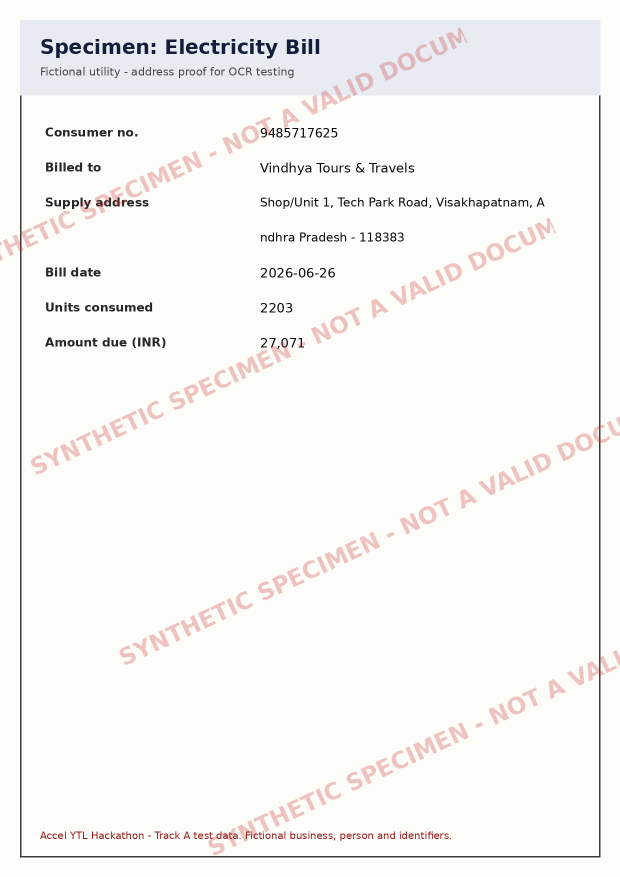
#> input picture backend/data/kyc_documents/K01_address_proof.png, 1240 x 1754 px (shown at 1/2 size)
$ python -i ocr.py   (imports and definitions only)   (older library calls are emulated)
#> lines starting #> are read from the running program, lines starting #| are printed output that depends on the picture; after the words box and inside, x2 and y2 are one past the last pixel; in counts of white or black regions, pixels touching at a corner belong together
"""Document image pipeline: quality check, deskew, OCR.

Everything runs on our own server with OpenCV + Tesseract, so KYC images
never leave the backend (a deliberate DPDP choice: data minimisation).
"""
from __future__ import annotations

import os
import shutil
from dataclasses import dataclass

import cv2
import numpy as np
import pytesseract

# Tesseract uses OpenMP threads by default. On small cloud instances with a
# fraction of a CPU these threads fight each other and OCR becomes ~50x slower,
# so we pin it to one thread (inherited by the tesseract subprocess).
# [1 line not run here, left out]

# Find the Tesseract binary: TESSERACT_CMD env var, then PATH, then the
# default Windows install folder (so local runs work even if PATH is stale).
_TESS = os.getenv("TESSERACT_CMD") or shutil.which("tesseract")
if not _TESS and os.name == "nt":
    _win = r"C:\Program Files\Tesseract-OCR\tesseract.exe"
    _TESS = _win if os.path.exists(_win) else None
if _TESS:
    pytesseract.pytesseract.tesseract_cmd = _TESS

# Variance of the Laplacian below this means the photo is too blurred to trust.
# Calibrated on the 47 specimen images: sharp scans score > 900, the planted
# blurred certificate scores < 60.
BLUR_THRESHOLD = 150.0


@dataclass
class OcrResult:
    text: str
    blur_score: float
    is_blurry: bool
    skew_angle: float  # degrees the image was rotated to straighten it


def _decode(image_bytes: bytes) -> np.ndarray:
    arr = np.frombuffer(image_bytes, dtype=np.uint8)
    img = cv2.imdecode(arr, cv2.IMREAD_GRAYSCALE)
    if img is None:
        raise ValueError("File is not a readable image (use PNG or JPG)")
    return img


def blur_score(gray: np.ndarray) -> float:
    """Sharpness score: variance of the Laplacian on a fixed-width copy."""
    h, w = gray.shape
    scale = 1000 / max(w, 1)
    small = cv2.resize(gray, (1000, int(h * scale)))
    return float(cv2.Laplacian(small, cv2.CV_64F).var())


def estimate_skew(gray: np.ndarray) -> float:
    """Find the rotation that makes text lines most horizontal.

    Classic projection-profile method: rotate a small binarised copy through
    candidate angles and keep the one whose row sums vary the most (sharp
    peaks = straight lines of text).
    """
    h, w = gray.shape
    scale = 800 / max(w, 1)
    small = cv2.resize(gray, (800, int(h * scale)))
    _, bw = cv2.threshold(small, 0, 255, cv2.THRESH_BINARY_INV + cv2.THRESH_OTSU)
    best_angle, best_score = 0.0, -1.0
    center = (bw.shape[1] // 2, bw.shape[0] // 2)
    for angle in np.arange(-12, 12.01, 0.5):
        m = cv2.getRotationMatrix2D(center, angle, 1.0)
        rot = cv2.warpAffine(bw, m, (bw.shape[1], bw.shape[0]), flags=cv2.INTER_NEAREST)
        profile = rot.sum(axis=1).astype(np.float64)
        score = float(np.var(profile))
        if score > best_score:
            best_angle, best_score = float(angle), score
    return best_angle


def rotate(gray: np.ndarray, angle: float) -> np.ndarray:
    if abs(angle) < 0.25:
        return gray
    h, w = gray.shape
    m = cv2.getRotationMatrix2D((w // 2, h // 2), angle, 1.0)
    cos, sin = abs(m[0, 0]), abs(m[0, 1])
    nw, nh = int(h * sin + w * cos), int(h * cos + w * sin)
    m[0, 2] += nw / 2 - w // 2
    m[1, 2] += nh / 2 - h // 2
    return cv2.warpAffine(gray, m, (nw, nh), borderValue=255)


def ocr_text(gray: np.ndarray, psm: int = 3) -> str:
    # Tested on the 47 specimens: the straightened grayscale image with
    # Tesseract's automatic layout (psm 3) reads fields most accurately.
    return pytesseract.image_to_string(gray, config=f"--psm {psm}")


def run_ocr(image_bytes: bytes) -> tuple[OcrResult, np.ndarray]:
    gray = _decode(image_bytes)
    score = blur_score(gray)
    angle = estimate_skew(gray)
    straight = rotate(gray, angle)
    text = ocr_text(straight, 3)
    result = OcrResult(text=text, blur_score=round(score, 1), is_blurry=score < BLUR_THRESHOLD, skew_angle=angle)
    return result, straight

>>> import cv2
>>> picture = cv2.imread('../../data/kyc_documents/K01_address_proof.png', cv2.IMREAD_GRAYSCALE)
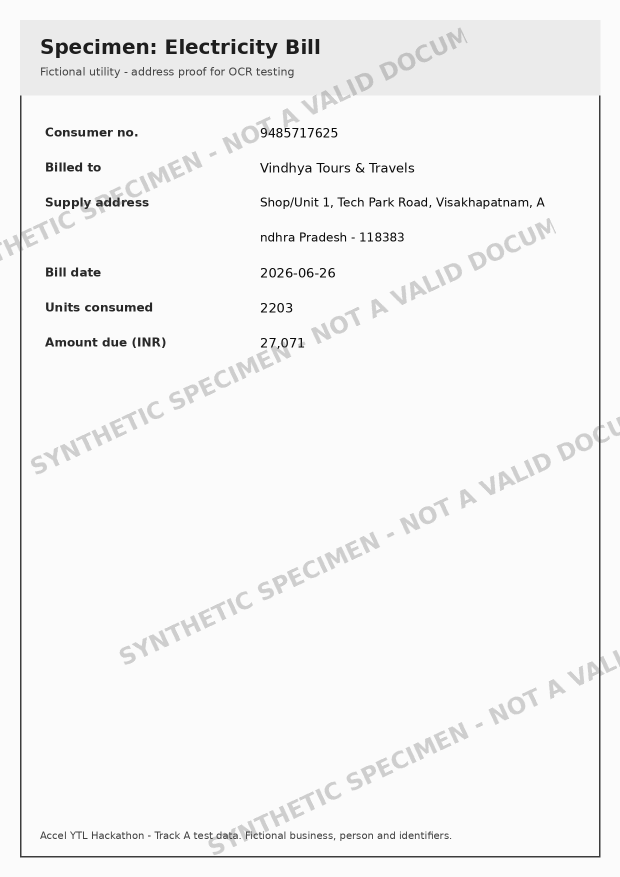
#> picture: shape (1754, 1240) (shown at 1/2 size); min 10, max 251, mean 244.5
>>> result = estimate_skew(picture)
#> in estimate_skew, `small = cv2.resize(gray, (800, int(h * scale)))`:
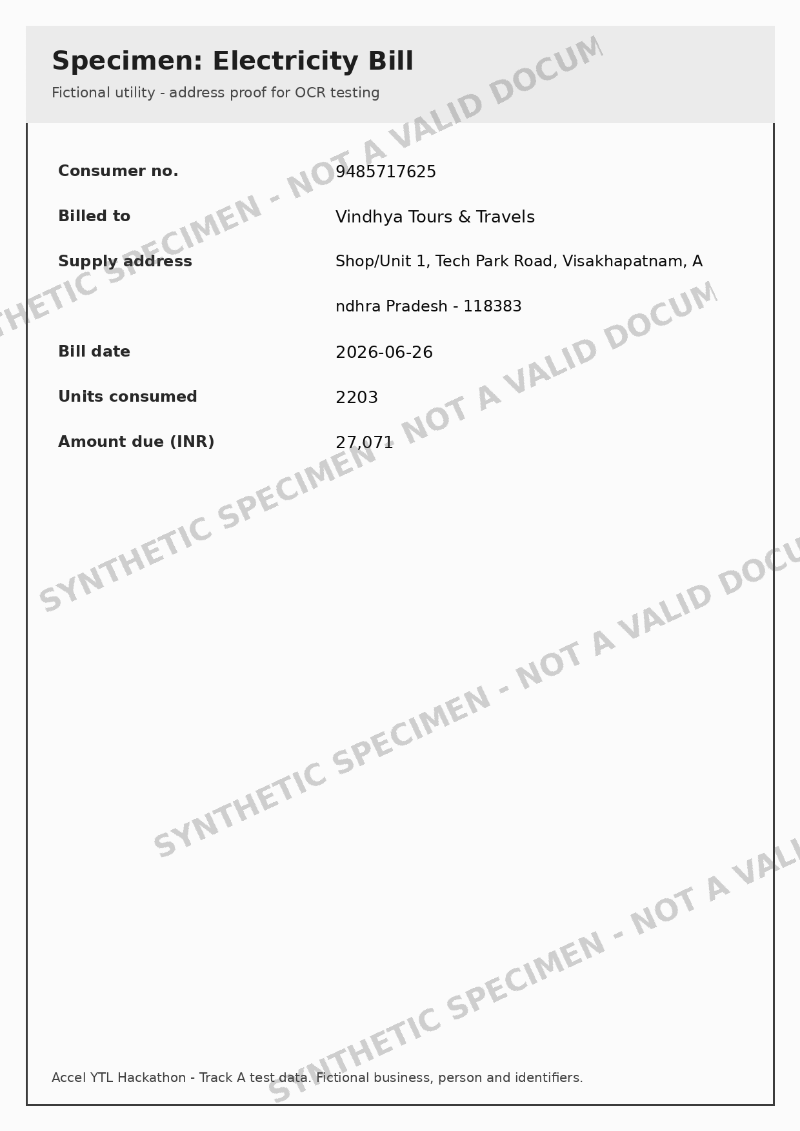
#> small: shape (1131, 800); min 10, max 251, mean 244.5
#> in estimate_skew, `_, bw = cv2.threshold(small, 0, 255, cv2.THRESH_BINARY_INV + cv2.THRES..`:
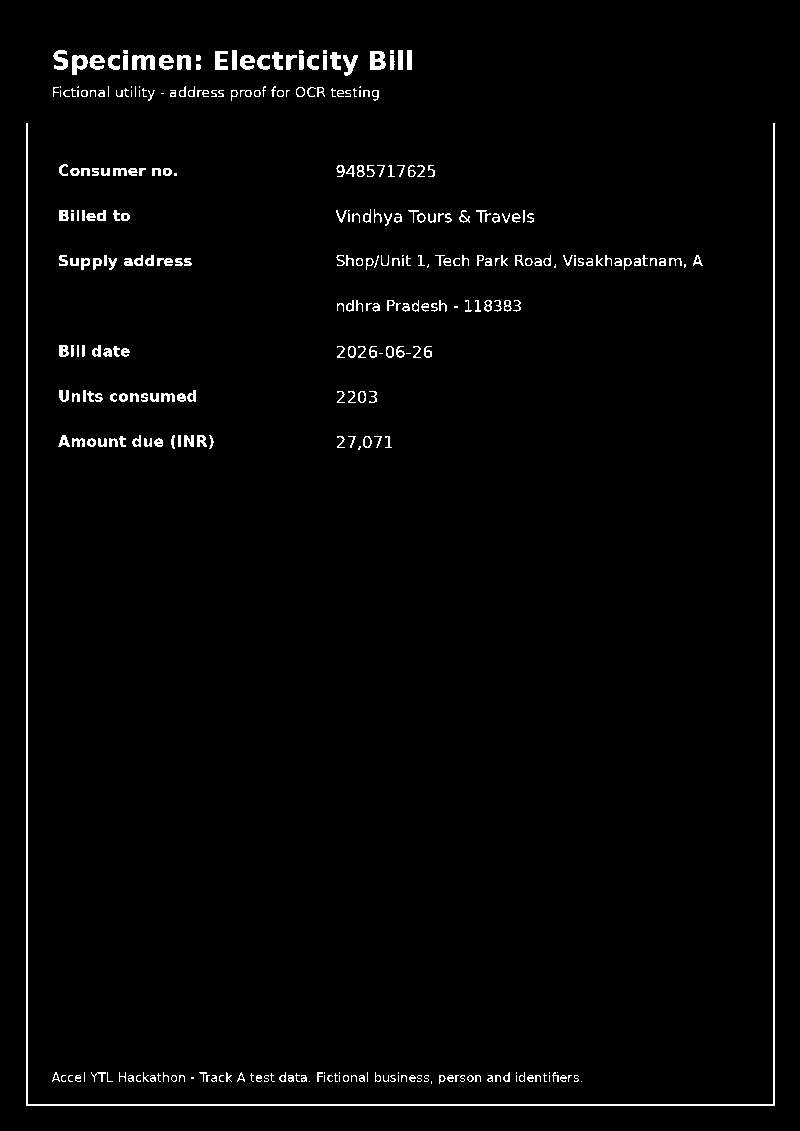
#> bw: shape (1131, 800); 2% white in thin lines or dots, all inside (x1, y1, x2, y2) = (26, 50, 775, 1106)
#> the loop in estimate_skew, `for angle in np.arange(-12, 12.01, 0.5):` made 49 passes
#> (score, best_angle, best_score) on passes 1 to 12: (15255611.6, -12, 15255611.6), (16009025.9, -11.5, 16009025.9), (16960802.1, -11, 16960802.1), (18230209.9, -10.5, 18230209.9), (19340269.1, -10, 19340269.1), (20602323.9, -9.5, 20602323.9), (21603842.8, -9, 21603842.8), (22103601.3, -8.5, 22103601.3), (22563076.1, -8, 22563076.1), (23184852.7, -7.5, 23184852.7), (23645004.3, -7, 23645004.3), (24027727.2, -6.5, 24027727.2)
#> score on passes 26 to 31: 91476461.6, 70839976.4, 58105158.9, 48965055.6, 43204705.1, 38842790.1
#> pass 1, in estimate_skew, `rot = cv2.warpAffine(bw, m, (bw.shape[1], bw.shape[0]), flags=cv2.INTE..`:
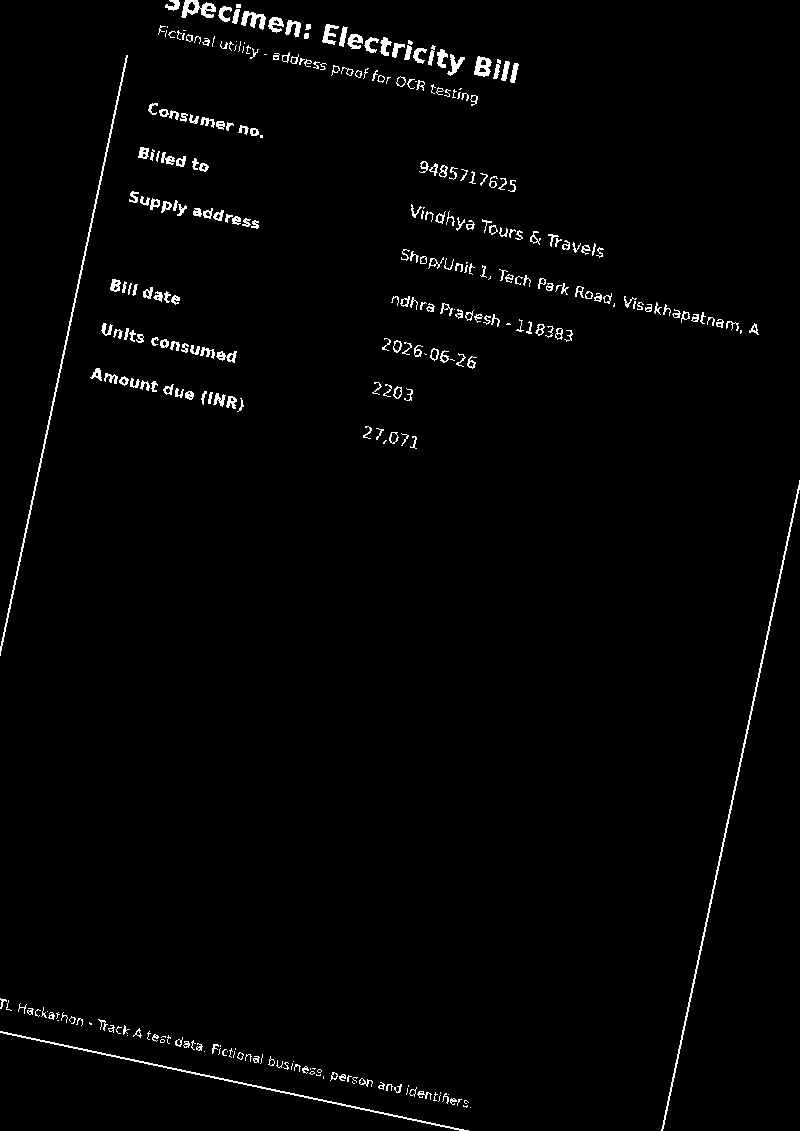
#> rot: shape (1131, 800); 1.8% white in thin lines or dots
#> pass 3, in estimate_skew, `rot = cv2.warpAffine(bw, m, (bw.shape[1], bw.shape[0]), flags=cv2.INTE..`:
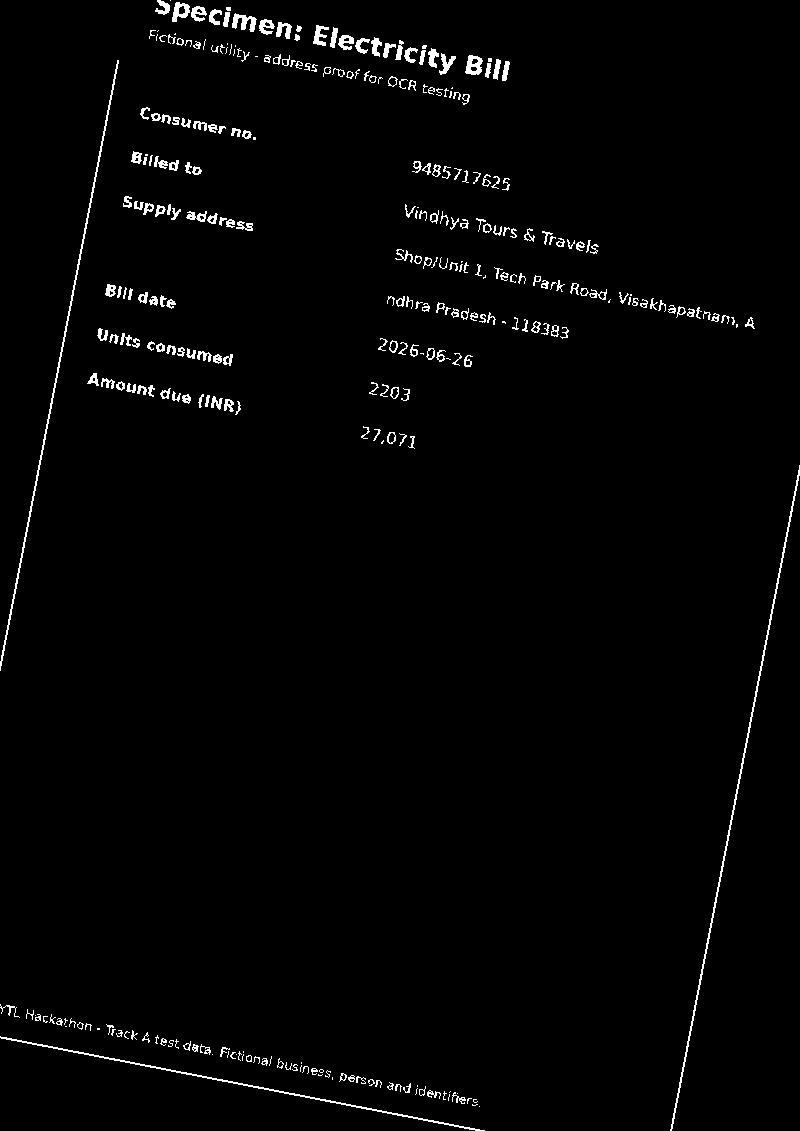
#> rot: shape (1131, 800); 1.8% white in thin lines or dots
#> after the loop in estimate_skew, `for angle in np.arange(-12, 12.01, 0.5):`: best_angle = 0; best_score = 150360270.7
#> result = 0
